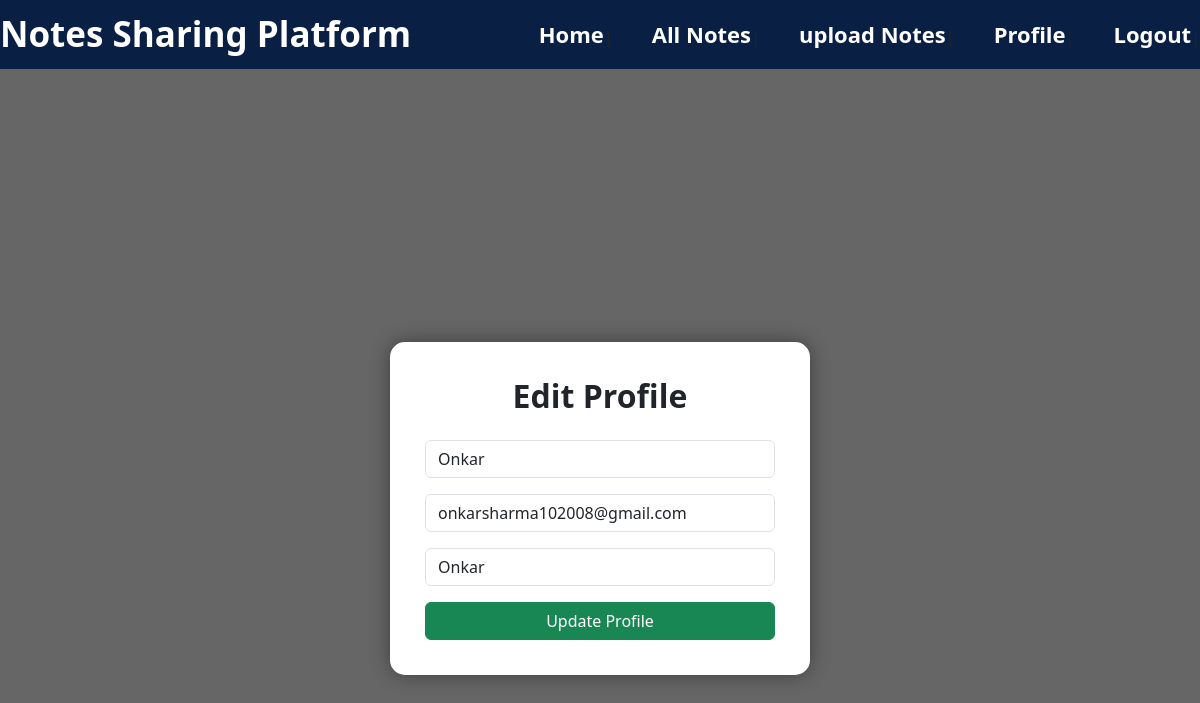
The app's page /edit-profile (signed in) with its own data.
### tables this page shows
CREATE TABLE users (
            id INTEGER PRIMARY KEY AUTOINCREMENT,
            fullname TEXT,
            email TEXT,
            username TEXT,
            password TEXT
        );

### app.py (the view, shortened to what this page needs)
@app.route("/edit-profile", methods=["GET", "POST"])
def edit_profile():
    conn = sqlite3.connect("users.db")
    conn.row_factory = sqlite3.Row
    cursor = conn.cursor()
    username = session["username"]
    cursor.execute("SELECT * FROM users WHERE username=?", (username,))
    user = cursor.fetchone()
    conn.close()
    return render_template("edit_profile.html", user=user)

### templates/edit_profile.html (shortened to what this page needs)
<!DOCTYPE html>
<html lang="en">
<head>
     <link rel="stylesheet" href="{{ url_for('static', filename='css/style.css') }}">
    <link href="https://cdn.jsdelivr.net/npm/bootstrap@5.3.3/dist/css/bootstrap.min.css" rel="stylesheet">
</head>
<body>
       <nav class="navbar">
            <div class="logo">
                 Notes Sharing Platform
            </div>
            <div class="menu">
            <a href="/">Home</a>|
            <a href="/notes">All Notes</a>|
            <a href="/upload">upload Notes</a>|
            <a href="/profile">Profile</a>|
            <a href="/logout">Logout</a>|
        </div>
        </nav>
<div class="overlay">
    <div class="profile-box">
        <h2>Edit Profile</h2>
       <form action="/edit-profile" method="POST">
    <div class="mb-3">
                <input type="text" class="form-control"
                name="fullname"
                value="{{ user.fullname }}"
                placeholder="Full Name"
                required>
            </div>
            <div class="mb-3">
                <input type="email" class="form-control"
                name="email"
                value="{{ user.email }}"
                placeholder="Email"
                required>
            </div>
            <div class="mb-3">
                <input type="text" class="form-control"
                name="username"
                value="{{ user.username }}"
                placeholder="Username"
                required>
            </div>
    <button type="submit" class="btn btn-success w-100">
        Update Profile
    </button>
</form>
    </div>
</div>
</body>
</html>

### static/css/style.css (style rules this page uses)
h2,h3 { text-align: center; font-size: 30px; justify-content: center; align-items: center; }
body { font-size: center; }
.navbar { display:flex; justify-content:space-between; align-items:center; background:#0a1f44; padding:20px 50px; }
.logo { color:white; font-size:35px; font-weight:bold; }
.menu a { color:white; text-decoration:none; margin-left:35px; font-size:22px; font-weight:bold; }
.overlay { height: 100vh; display: flex; justify-content: center; align-items: center; text-align: center; padding-top: 80px; }
button { background : chartreuse; font-size: 15px; top: 50px; color: white; padding: 10px 20px; border: none; }
body { margin: 0; padding: 0; background-image: url("../images/background.jpg"); background-size: cover; background-position: center; background-repeat: no-repeat; height: 100vh; text-align: center; justify-content: center; align-items: center; }

### records on screen
users: fullname "Onkar", email "onkarsharma102008@gmail.com", username "Onkar"
